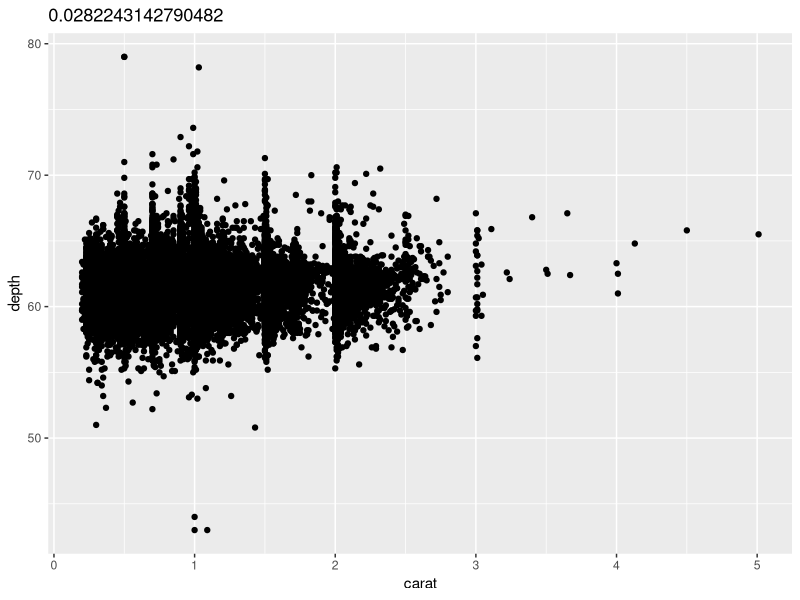
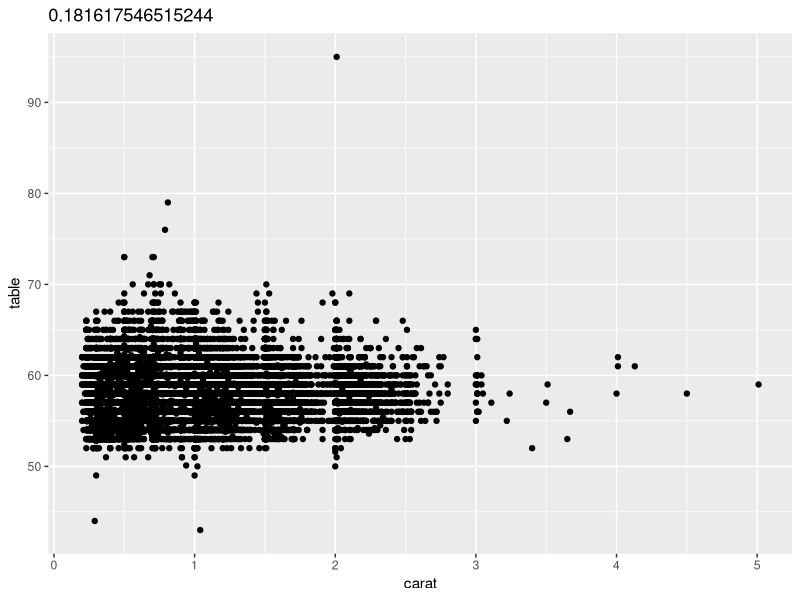
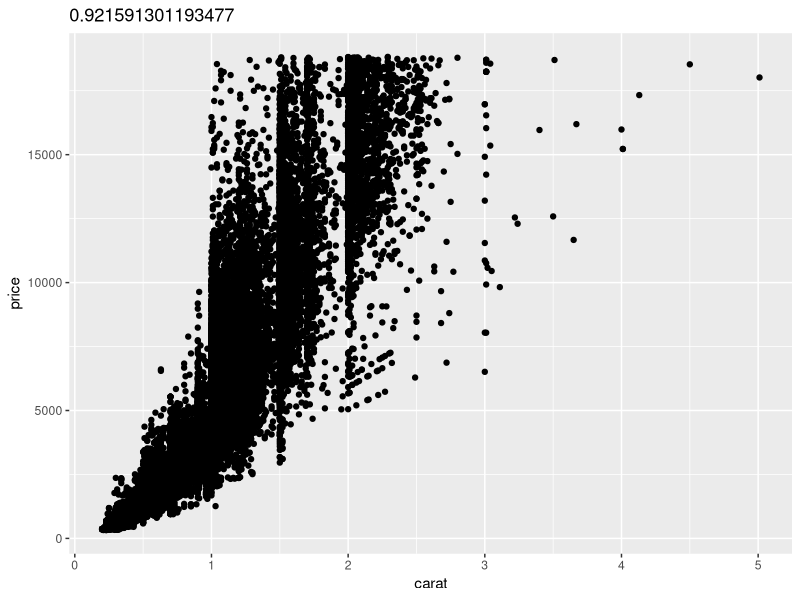
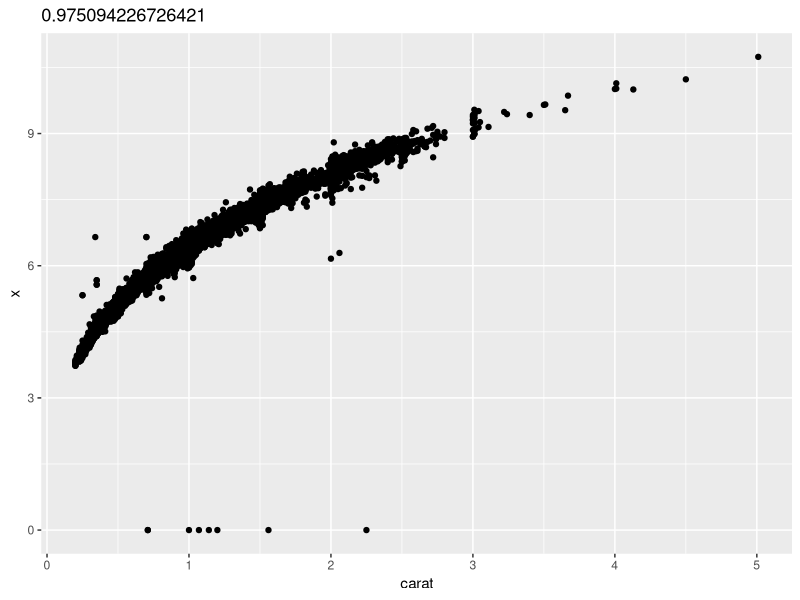
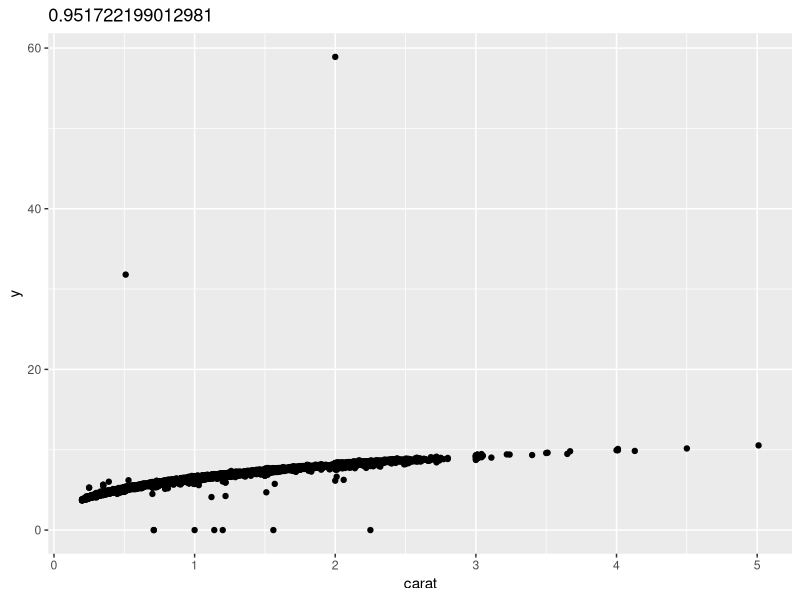
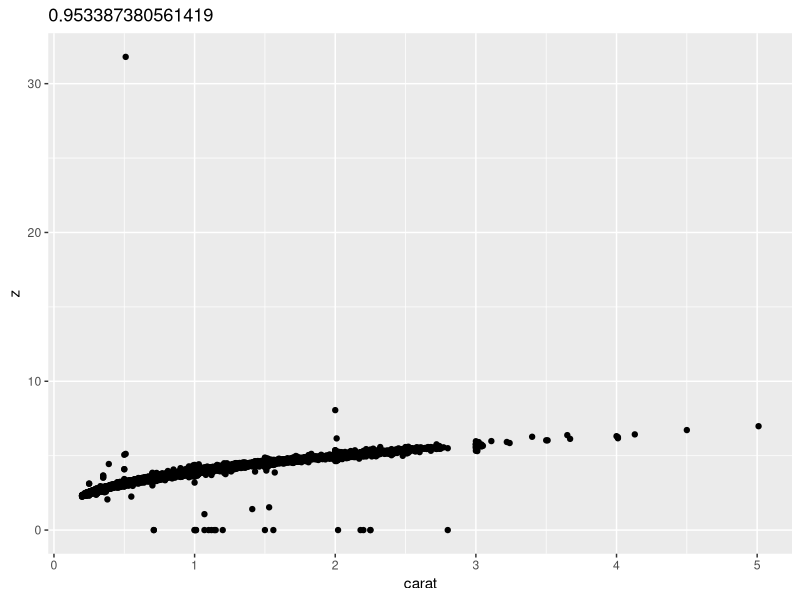
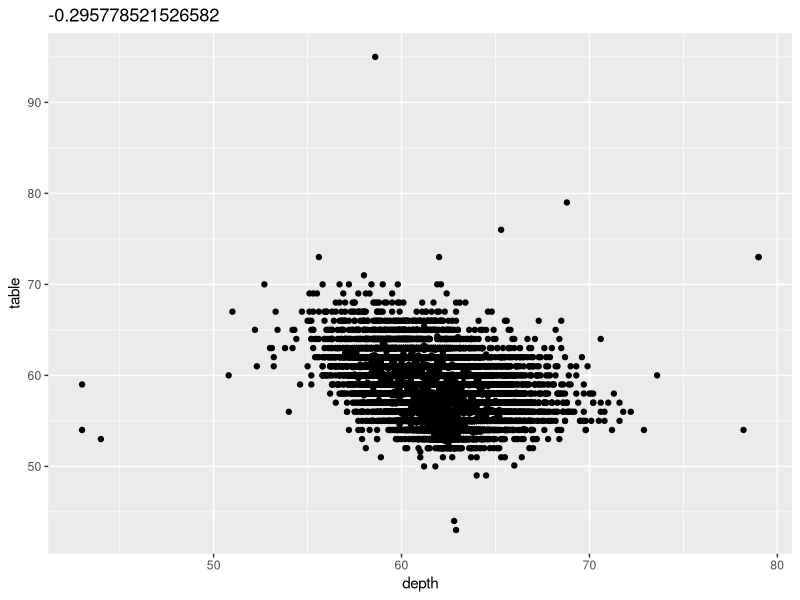
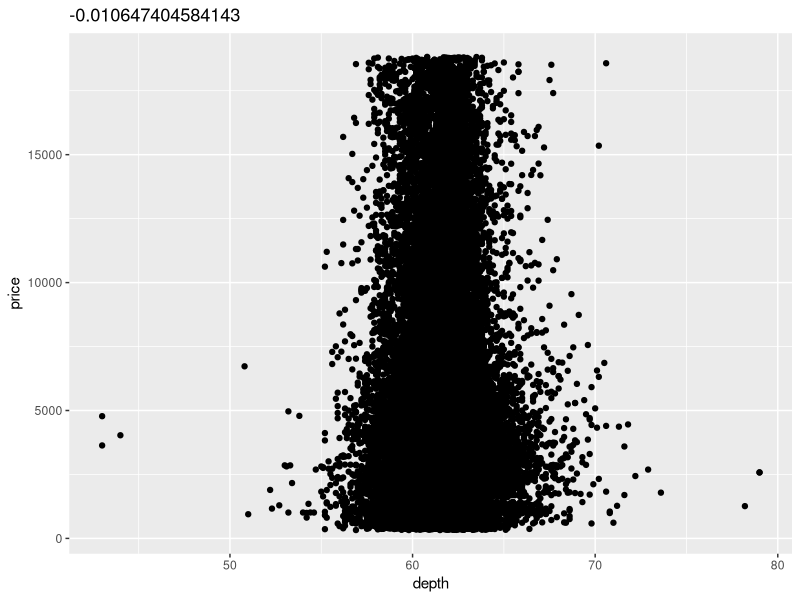

R code for these plots, in order:
## ---- chunk 1
require(scales) #to view the data in a tabular format
# SW: you need to load the ggplot2 library to gain access to the diamonds data
library(ggplot2)
data(diamonds)
numcols<-diamonds[sapply(diamonds, is.numeric)] #we use the sapply function to apply an operation to a list of data. in this case we want to  pull out those columns that are numeric (hence is.numeric function) from the diamonds data. we can use this function on any data frame.
numcols
names(numcols)#calling the function
# SW: were you able to knit this document? this call fails for me
# View(diamonds) #to compare the output of our numcols function to the data in diamonds

## ---- chunk 2
require(scales) #to view the data in a tabular format
data(diamonds)
numcols<-diamonds[sapply(diamonds, is.numeric)] #we use the sapply function to apply an operation to a list of data. in this case we want to  pull out those columns that are numeric (hence is.numeric function) from the diamonds data. we can use this function on any data frame.
numcols
names(numcols)#identifying the columns in numcols
# SW: commented out the below line as well so the document would knit
# View(diamonds) #to compare the output of our numcols function to the data in diamonds

F<-t(combn(names(numcols), 2)) #we want to form combinations of 2 of all the column names in numcols/ the combn function spits out all unique combinations. we do a tranpose of the matrix, t(), to make the pairings easier to read
F
# SW: F is a reserved word in R, an abbreviation for the Boolean value FALSE.
# in general, you will want to avoid using reserved words when naming your
# own objects 

Pairings<-paste(F[,1], F[,2], sep="-") #we want to take the columns of our combination matrix and separate them by a hyphen. we use the names of the columns of our variable F in the paste function
Pairings

cor(numcols) #creating our correlation matrix of all numeric columns in data diamonds
test<-cor(numcols) #creating a variable associated with our above correlation matrix to be used later when creating our data frame

test[upper.tri(test,diag=TRUE)]=NA #our correlation matrix has repetitive numbers and we want to extract the unique ones. we segregate just the upper triangle of the matrix, telling R that the diagonal should be included but coded NA, as well as the duplicates.
test=as.data.frame(as.table(test)) #making our segregated correlation matrix into a data frame that we will later add our Pairings column to
test=na.omit(test) #getting rid of all the NAs that came out of the diagonals and duplicate values
test #call function to check values and layout
cbind(Pairings, test) #binding the Pairings column to our test variable created above. comparing early combinations resulting from our Pairings variable with the upper triangle correlation variables in our test variable
DF.num<-cbind(Pairings, test[,c(3)]) #now that we've checked the variable combinations line up, we can drop the first 2 columns in our test variable and create a data frame of just Pairings and resulting correlations.
DF.num

#testing some correlations to compare to our table
cor(diamonds$y, diamonds$z)
cor(diamonds$table, diamonds$price)
cor(diamonds$depth, diamonds$table)
cor(diamonds$carat, diamonds$table)



#Question 3

#I tried quite a lot of different ways to plot the variables from Question 2, but I just couldn't figure it out without having to type out 21 lines of code. I think it has to do with the way i set up my 'test' variable with just column names and not the actual values of the columns.

#Doing a ggplot of the combinations listed in our 'test' variable from Question 2. We use Var2 as our x and Var1 as our y, then use the Freq info (i.e. the correlation of each Var1 and Var2) to label the plot. we add a layer geom_point to create the scatter plot.

#1
ggplot(numcols, aes(x=carat, y=depth))+geom_point()+labs(title=test$Freq[1])
#2
ggplot(numcols, aes(x=carat, y=table))+geom_point()+labs(title=test$Freq[2])
#3
ggplot(numcols, aes(x=carat, y=price))+geom_point()+labs(title=test$Freq[3])
#4
ggplot(numcols, aes(x=carat, y=x))+geom_point()+labs(title=test$Freq[4])
#5
ggplot(numcols, aes(x=carat, y=y))+geom_point()+labs(title=test$Freq[5])
#6
ggplot(numcols, aes(x=carat, y=z))+geom_point()+labs(title=test$Freq[6])
#7
ggplot(numcols, aes(x=depth, y=table))+geom_point()+labs(title=test$Freq[7])
#8
ggplot(numcols, aes(x=depth, y=price))+geom_point()+labs(title=test$Freq[8])
#9
ggplot(numcols, aes(x=depth, y=x))+geom_point()+labs(title=test$Freq[9])
#10
ggplot(numcols, aes(x=depth, y=y))+geom_point()+labs(title=test$Freq[10])
#11
ggplot(numcols, aes(x=depth, y=z))+geom_point()+labs(title=test$Freq[11])
#12
ggplot(numcols, aes(x=table, y=price))+geom_point()+labs(title=test$Freq[12])
#13
ggplot(numcols, aes(x=table, y=x))+geom_point()+labs(title=test$Freq[13])
#14
ggplot(numcols, aes(x=table, y=y))+geom_point()+labs(title=test$Freq[14])
#15
ggplot(numcols, aes(x=table, y=z))+geom_point()+labs(title=test$Freq[15])
#16
ggplot(numcols, aes(x=price, y=x))+geom_point()+labs(title=test$Freq[16])
#17
ggplot(numcols, aes(x=price, y=y))+geom_point()+labs(title=test$Freq[17])
#18
ggplot(numcols, aes(x=price, y=z))+geom_point()+labs(title=test$Freq[18])
#19
ggplot(numcols, aes(x=x, y=y))+geom_point()+labs(title=test$Freq[19])
#20
ggplot(numcols, aes(x=x, y=z))+geom_point()+labs(title=test$Freq[20])
#21
ggplot(numcols, aes(x=y, y=z))+geom_point()+labs(title=test$Freq[21])




#a much quicker option I discovered...
pairs(numcols) #gives a matrix of all scatterplot between pairs of variables in our input i.e. all numeric columns in diamonds. but doesn't allow labelling of individual plots; also isn't ggplot!! 
